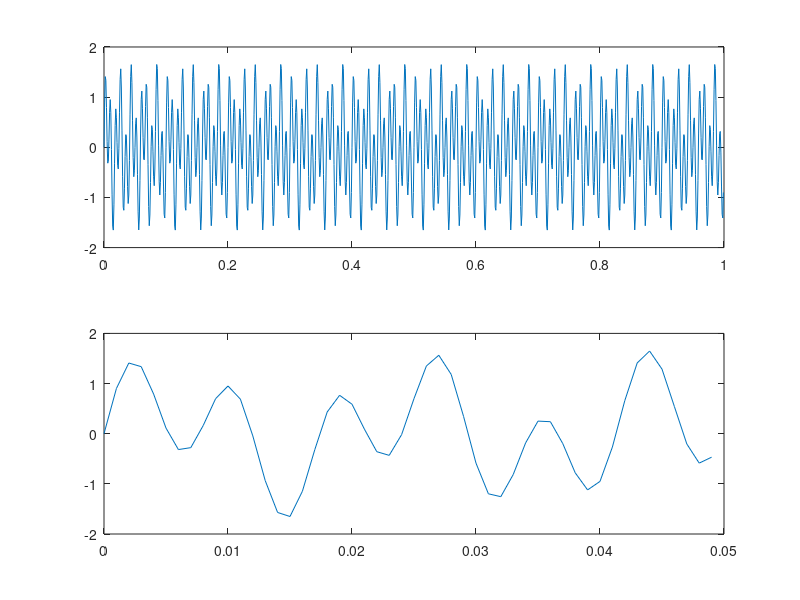

Reproduce this figure in MATLAB.
close all

%Cargamos los datos
load filtro

%Eso nos proporciona las variables: 
% ruido = señal perturbada con ruido
% exacta = señal exacta para comparar
% T = tiempo total
% Fs = frecuencia de muestreo


%Pintamos la señal con ruido
t = 0:1.0/Fs:T-1.0/Fs;
ax1 = subplot(2,1,1);
ax2 = subplot(2,1,2);
plot(ax1,t,ruido)
plot(ax2,t(1:50),ruido(1:50))

%La tarea consiste en:
% 1. Obtener los coeficientes de Fourier y observar que hay coeficientes
% que no aportan mucho (de modulo pequeño) y que corresponden al ruido
% 2. Poner a 0 los coeficientes de Fourier correspondiente al ruido
% (filtrar la señal)
% 3. Obtener la señal asociada a los nuevos coeficientes y comprobar que
% corresponde a la señal exacta

plot(ax1,t,exacta)
plot(ax2,t(1:50),exacta(1:50))


